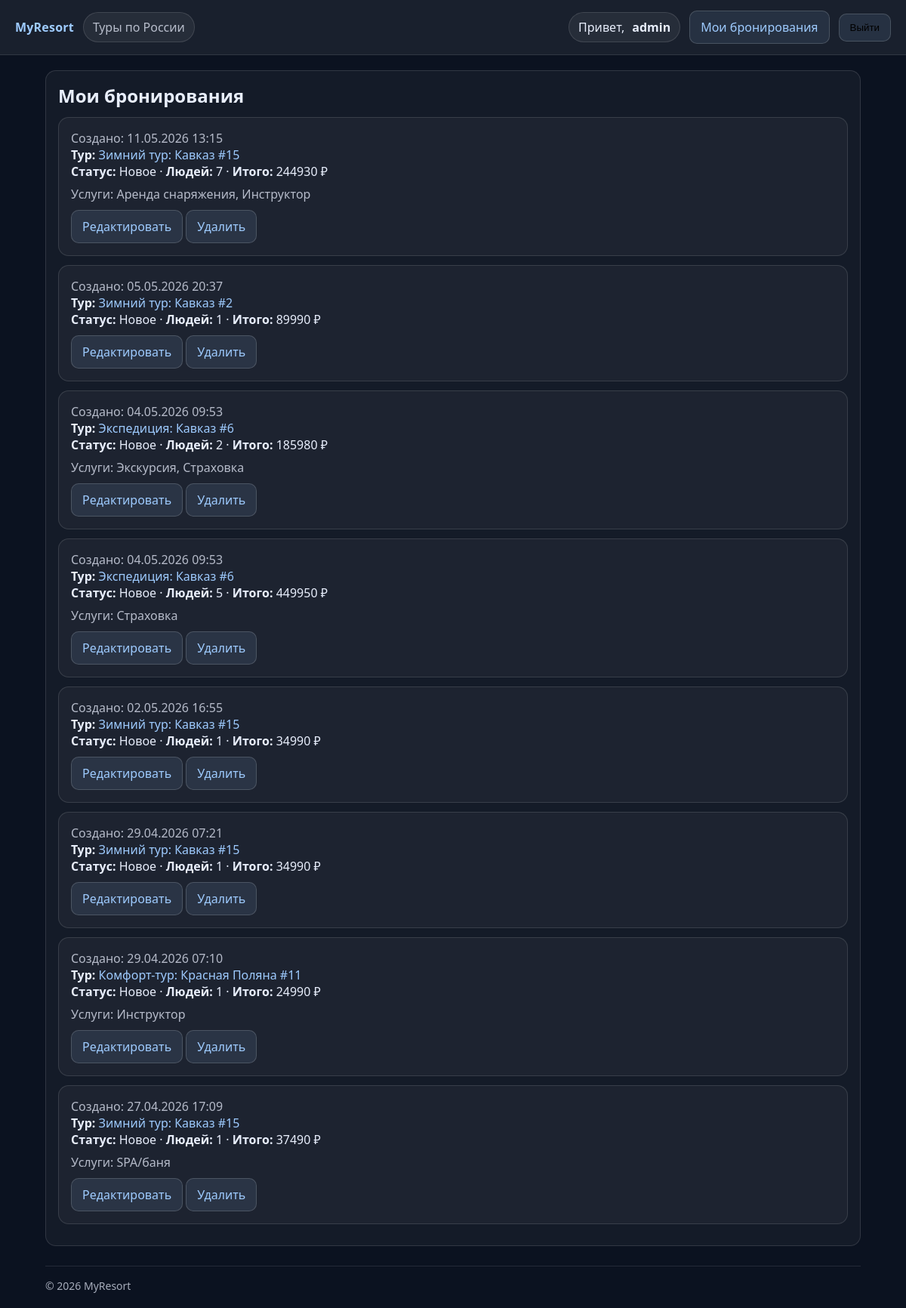
/my/bookings/ (signed in), run on the app's committed database.
### resorts/models.py (models this page shows, shortened)
class Booking(models.Model):
    STATUS_CHOICES = [
        ("new", "Новое"),
        ("confirmed", "Подтверждено"),
        ("cancelled", "Отменено"),
    ]
    user = models.ForeignKey(
        User,
        on_delete=models.CASCADE,
        related_name="bookings",
        verbose_name="Пользователь",
    )
    tour = models.ForeignKey(
        Tour,
        on_delete=models.CASCADE,
        related_name="bookings",
        verbose_name="Тур",
    )
    people_count = models.PositiveIntegerField(
        default=1,
        verbose_name="Количество человек",
    )
    services = models.ManyToManyField(
        Service,
        through="BookingService",
        verbose_name="Дополнительные услуги",
    )
    booking_date = models.DateField(verbose_name="Дата бронирования")
    status = models.CharField(
        max_length=20,
        choices=STATUS_CHOICES,
        default="new",
        verbose_name="Статус",
    )
    total_price = models.DecimalField(max_digits=10, decimal_places=2, default=0, verbose_name="Итого")
    created_at = models.DateTimeField(auto_now_add=True, verbose_name="Дата создания")
    updated_at = models.DateTimeField(auto_now=True, verbose_name="Дата обновления")
    class Meta:
        verbose_name = "Бронирование"
        verbose_name_plural = "Бронирования"
        ordering = ["-created_at"]

class Tour(models.Model):
    DIFFICULTY_CHOICES = [
        ("beginner", "Начинающий"),
        ("intermediate", "Средний"),
        ("advanced", "Продвинутый"),
        ("expert", "Эксперт"),
    ]
    title = models.CharField(max_length=200, verbose_name="Название тура")
    description = models.TextField(verbose_name="Описание", blank=True)
    location = models.CharField(
        max_length=150,
        blank=True,
        verbose_name="Локация/направление",
    )
    difficulty_level = models.CharField(
        max_length=20,
        choices=DIFFICULTY_CHOICES,
        default="intermediate",
        verbose_name="Уровень сложности",
    )
    start_date = models.DateField(verbose_name="Дата начала")
    end_date = models.DateField(verbose_name="Дата окончания")
    price = models.DecimalField(
        max_digits=10,
        decimal_places=2,
        verbose_name="Стоимость тура (руб.)",
    )
    capacity = models.PositiveIntegerField(
        default=20,
        verbose_name="Максимальное количество человек",
    )
    main_image = models.ImageField(
        upload_to="tours/",
        null=True,
        blank=True,
        verbose_name="Главное изображение",
    )
    created_at = models.DateTimeField(auto_now_add=True, verbose_name="Дата создания")
    updated_at = models.DateTimeField(auto_now=True, verbose_name="Дата обновления")
    created_by = models.ForeignKey(
        User,
        on_delete=models.SET_NULL,
        null=True,
        blank=True,
        related_name="created_tours",
        verbose_name="Кто создал",
    )
    objects = TourManager()
    class Meta:
        verbose_name = "Тур"
        verbose_name_plural = "Туры"
        ordering = ["-start_date", "-id"]
    def get_absolute_url(self):
        return reverse("resorts:tour_detail", kwargs={"pk": self.pk})

class BookingService(models.Model):
    booking = models.ForeignKey(
        Booking,
        on_delete=models.CASCADE,
        verbose_name="Бронирование",
        related_name="booking_services",
    )
    service = models.ForeignKey(
        Service,
        on_delete=models.CASCADE,
        verbose_name="Услуга",
    )
    quantity = models.PositiveIntegerField(default=1, verbose_name="Количество")
    class Meta:
        verbose_name = "Услуга в бронировании"
        verbose_name_plural = "Услуги в бронированиях"

class Service(models.Model):
    tour = models.ForeignKey(
        Tour,
        on_delete=models.CASCADE,
        related_name="services",
        verbose_name="Тур",
    )
    name = models.CharField(max_length=100, verbose_name="Название услуги")
    price = models.DecimalField(max_digits=10, decimal_places=2, verbose_name="Цена")
    available_from = models.DateField(
        verbose_name="Доступно с", null=True, blank=True
    )
    available_to = models.DateField(
        verbose_name="Доступно по", null=True, blank=True
    )
    included_in_price = models.BooleanField(
        default=False,
        verbose_name="Включено в стоимость тура",
    )
    class Meta:
        verbose_name = "Услуга"
        verbose_name_plural = "Услуги"
        ordering = ["tour", "price"]

### resorts/views.py (the view)
# urls.py: path("my/bookings/", views.my_bookings, name="my_bookings"),
@login_required
def my_bookings(request):
    bookings = (
        Booking.objects.filter(user=request.user)
        .prefetch_related("booking_services__service")
        .order_by("-created_at")
    )
    return render(request, "resorts/my_bookings.html", {"bookings": bookings})

### resorts/templatetags/resort_tags.py (called while the page is built)
@register.simple_tag
def current_year():
    return timezone.localdate().year

### resorts/templates/resorts/my_bookings.html (shortened to what this page needs)
{% extends "resorts/base.html" %}
{% block content %}
  <div class="card">
    <h2 style="margin:0 0 12px 0;">Мои бронирования</h2>
    {% for b in bookings %}
      <div class="card" style="margin-bottom: 12px;">
        <div class="muted">Создано: {{ b.created_at|date:"d.m.Y H:i" }}</div>
        <div>
          <strong>Тур:</strong> <a href="{{ b.tour.get_absolute_url }}">{{ b.tour.title }}</a>
        </div>
        <div>
          <strong>Статус:</strong> {{ b.get_status_display }} ·
          <strong>Людей:</strong> {{ b.people_count }} ·
          <strong>Итого:</strong> {{ b.total_price|floatformat:0 }} ₽
        </div>
        {% if b.booking_services.all %}
          <div class="muted" style="margin-top: 8px;">
            Услуги:
            {% for bs in b.booking_services.all %}
              {{ bs.service.name }}{% if not forloop.last %}, {% endif %}
            {% empty %}
              нет
            {% endfor %}
          </div>
        {% endif %}
        <div style="margin-top: 10px;">
          <a class="btn" href="{% url 'resorts:booking_update' pk=b.pk %}">Редактировать</a>
          <a class="btn" href="{% url 'resorts:booking_delete' pk=b.pk %}">Удалить</a>
        </div>
      </div>
    {% empty %}
      <div class="muted">У вас пока нет бронирований.</div>
    {% endfor %}
  </div>
{% endblock %}

### resorts/templates/resorts/_user_block.html (shortened to what this page needs)
{% if request.user.is_authenticated %}
    <div class="row" style="align-items:center;">
        <span class="pill">Привет, <strong>{{ request.user.username }}</strong></span>
        <a class="btn" href="{% url 'resorts:my_bookings' %}">Мои бронирования</a>
        <form method="post" action="{% url 'logout' %}" style="display: inline;">
            <button type="submit" class="btn">Выйти</button>
        </form>
    </div>
{% else %}
    <div class="row" style="align-items:center;">
        <a class="btn" href="{% url 'login' %}">Войти</a>
        <a class="btn" href="{% url 'resorts:signup' %}">Регистрация</a>
    </div>
{% endif %}

### resorts/templates/resorts/base.html (style rules this page uses)
body { font-family: system-ui, -apple-system, Segoe UI, Roboto, Arial, sans-serif; margin: 0; background: #0b1220; color: #e8eefc; }
a { color: #9ecbff; text-decoration: none; }
.pill { display: inline-flex; gap: 10px; align-items: center; padding: 8px 12px; border: 1px solid rgba(255,255,255,0.12); border-radius: 999px; background: rgba(255,255,255,0.06); }
.card { padding: 16px; border: 1px solid rgba(255,255,255,0.12); border-radius: 14px; background: rgba(255,255,255,0.04); }
.muted { color: rgba(232,238,252,0.75); }
.btn { display: inline-block; padding: 10px 14px; border-radius: 10px; border: 1px solid rgba(255,255,255,0.16); background: rgba(158,203,255,0.10); }
.row { display: flex; gap: 12px; flex-wrap: wrap; }

### data on the page
Booking: created_at "11.05.2026 13:15", tour "Зимний тур: Кавказ #15", status "Новое", people_count "7", total_price "244930"
BookingService: service.name "Аренда снаряжения"
BookingService: service.name "Инструктор"
Booking: created_at "05.05.2026 20:37", tour "Зимний тур: Кавказ #2", status "Новое", people_count "1", total_price "89990"
Booking: created_at "04.05.2026 09:53", tour "Экспедиция: Кавказ #6", status "Новое", people_count "2", total_price "185980"
BookingService: service.name "Экскурсия"
BookingService: service.name "Страховка"
Booking: created_at "04.05.2026 09:53", tour "Экспедиция: Кавказ #6", status "Новое", people_count "5", total_price "449950"
BookingService: service.name "Страховка"
Booking: created_at "02.05.2026 16:55", tour "Зимний тур: Кавказ #15", status "Новое", people_count "1", total_price "34990"
Booking: created_at "29.04.2026 07:21", tour "Зимний тур: Кавказ #15", status "Новое", people_count "1", total_price "34990"
Booking: created_at "29.04.2026 07:10", tour "Комфорт-тур: Красная Поляна #11", status "Новое", people_count "1", total_price "24990"
BookingService: service.name "Инструктор"
Booking: created_at "27.04.2026 17:09", tour "Зимний тур: Кавказ #15", status "Новое", people_count "1", total_price "37490"
BookingService: service.name "SPA/баня"

### other printed values
{{ request.user.username }} "admin"
